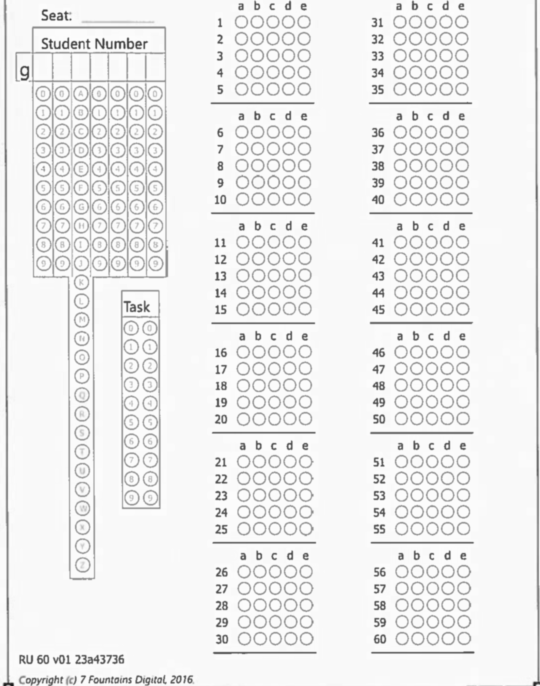
#> input picture ConvertedPages/MCQ20161.png, 1080 x 1372 px, found by its file name (shown at 1/2 size)
$ python -i Main.py   (imports and definitions only)
#> lines starting #> are read from the running program, lines starting #| are printed output that depends on the picture; after the words box and inside, x2 and y2 are one past the last pixel; in counts of white or black regions, pixels touching at a corner belong together
from pdf2image import convert_from_path
import os
from os import listdir
from os.path import isfile, join
import cv2
import numpy as np
import matplotlib.pyplot as plt
import imutils
from random import randint
import pandas as pd

#@dev reads in a pdf file and converts all pages into ppm files
#@param pdfFile name of pdf file
#@param outputname name of the output file/s
#@param directory directory to which the converted pdf pages are to be stored
# [137 lines left out: functions convertPdfToImages, filterFolder, rotate_image, rotate, findGreaterThan, getCorners and 1 more, not called in this run]
def createBlankImage(width,height):
    return np.zeros((height,width,3), np.uint8)
# [167 lines left out: functions rotateFiles, getInnerRec, removeExtraWhiteSpaceTop, getCircles, getAnswersForStrip, writeToFile, not called in this run]
def getstudentNumberStrips(file):
#> called with file = 'ConvertedPages/MCQ20161.png'
        file=join("ConvertedPages",file)
        img=cv2.imread(file,0)
#> img is the input picture: shape (1372, 1080); min 25, max 253, mean 237.3
        template = cv2.imread(join("templates",'g.png'),0)
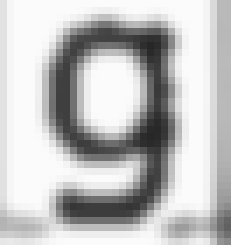
#> input picture templates/g.png, 33 x 35 px (shown 7 times larger)
#> template is the input picture: shape (35, 33); min 39, max 251, mean 192
        w, h = template.shape[::-1]
#> w = 33; h = 35
        #print(w,h)
        res = cv2.matchTemplate(img,template,cv2.TM_CCOEFF_NORMED)
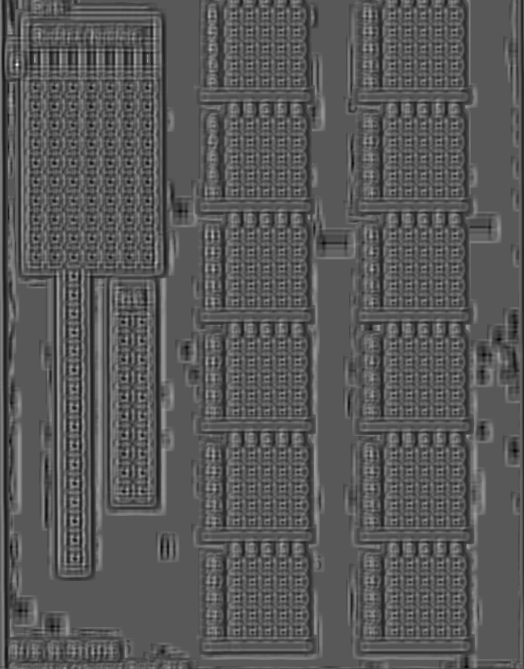
#> res: shape (1338, 1048) float32 (shown at 1/2 size); min -0.509, max 0.957, mean 0.00237; drawn with min black and max white
        threshold = 0.8
        loc = np.where( res >= threshold)
#> loc = ([128, 128, 129, 129, 130, 130], [33, 34, 33, 34, 33, 34])
        y=[]
        x=[]
        for pt in zip(*loc[::-1]):
            cv2.rectangle(img, pt, (pt[0] + w, pt[1] + h), (0,0,255), 2)
            y.append(pt[1] + h)
            x.append(pt[0]+w)
#> this loop made 6 passes
#> pt on passes 1 to 6: (33, 128), (34, 128), (33, 129), (34, 129), (33, 130), (34, 130)
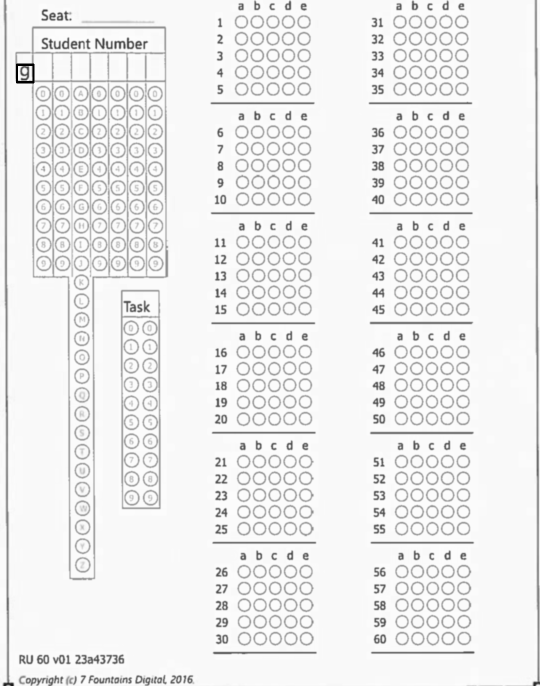
#> img: shape (1372, 1080) (shown at 1/2 size); 0.04% of pixels changed, all inside (x1, y1, x2, y2) = (32, 127, 69, 167)
#> after the loop, x = [66, 67, 66, 67, 66, 67]; y = [163, 163, 164, 164, 165, 165]
        h,w=img.shape
#> h = 1372; w = 1080
        minY=max(sorted(set(y)))
#> minY = 165
        minX=min(sorted(set(x)))
#> minX = 66
        maxX=int(w*.30)
#> maxX = 324
        maxY=int(h*.87)
#> maxY = 1193
        ##print("minX",minX,"maxY",maxY,"maxX",maxX,x,y,w,h)
        img=img[minY:maxY,minX:maxX]
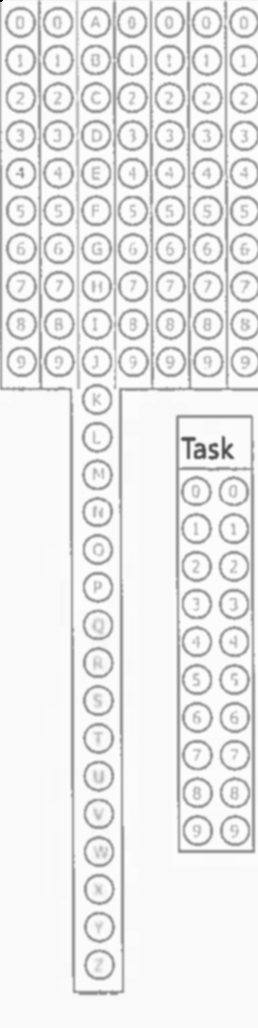
#> img: shape (1028, 258); min 0, max 253, mean 233.2
       # cv2.imwrite("matchedG.png",img)
        #student number part end
        #get student number parts
        h,w=img.shape
#> h = 1028; w = 258
        sizeX=38
        part1 = img[0:int(h*.38),0:sizeX]
        #cv2.imwrite("part1.png",part1)
        part2 = img[0:int(h*.38),sizeX:sizeX*2]
        #cv2.imwrite("part2.png",part2)
        part3 = img[0:h,sizeX*2:sizeX*3]
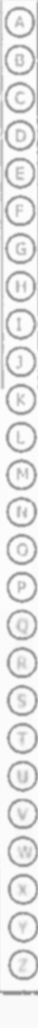
#> part3: shape (1028, 38); min 142, max 253, mean 228.6
        #cv2.imwrite("part3.png",part3)
        part4 = img[0:int(h*.38),sizeX*3:sizeX*4]
        #cv2.imwrite("part4.png",part4)
        part5 = img[0:int(h*.38),sizeX*4:sizeX*5]
        #cv2.imwrite("part5.png",part5)
        part6 = img[0:int(h*.38),sizeX*5:sizeX*6]
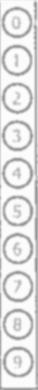
#> part6: shape (390, 38); min 149, max 252, mean 223.6
        #cv2.imwrite("part6.png",part6)
        part7 = img[0:int(h*.38),sizeX*6:sizeX*7]
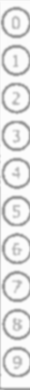
#> part7: shape (390, 30); min 151, max 253, mean 227.1
        #cv2.imwrite("part7.png",part7)
        #get student number parts end
        return [part1,part2,part3,part4,part5,part6,part7]
def getCirclesFromStrip(part):
    h,w=part.shape
    sizeY=37
    h,w=part.shape
    sizeY=37
    circleArr=[part[0:sizeY,0:w],part[sizeY:sizeY*2,0:w]]
    for i in range(3,11):
        circleArr.append(part[sizeY*(i-1):sizeY*i,0:w])
    return circleArr
def getCirclesFromStripCharacter(part):
    h,w=part.shape
    sizeY=37
    index=3
    circleArr=[part[0:sizeY,0:w],part[sizeY:sizeY*2,0:w]]
    #cv2.imwrite("charcter1.png",part[0:sizeY,0:w])
    #cv2.imwrite("charcter2.png",part[sizeY:sizeY*2,0:w])
    for i in range(3,27):
        #cv2.imwrite("character"+str(index)+".png",part[sizeY*(i-1)+12:(sizeY*i)+5,0:w])
        circleArr.append(part[sizeY*(i-1)+12:(sizeY*i)+5,0:w])
        index+=1
    return circleArr
def processCircle(cirlces):
    index=0
    if len(cirlces)<11:
        for circle in cirlces:
                ret,thresh=cv2.threshold(circle,150,255,cv2.THRESH_OTSU+cv2.THRESH_BINARY)
                closing=cv2.morphologyEx(thresh,cv2.MORPH_CLOSE,(6,6),iterations=5)
                inverted=cv2.bitwise_not(closing)
                nonBlack=cv2.findNonZero(inverted)
                ##print(len(nonBlack),"lenNonBlack <10")
                #cv2.imwrite("CurrentCircle.png",circle)
                if len(nonBlack)>500:
                     break
                index+=1
    else:
        alphs=["A","B","C","D","E","F","G","H","I","J","K","L","M","N","O","P","Q","R","S","T","U","V","W","X","Y","Z"]
        for circle in cirlces:
            ret,thresh=cv2.threshold(circle,150,255,cv2.THRESH_OTSU+cv2.THRESH_BINARY)
            closing=cv2.morphologyEx(thresh,cv2.MORPH_CLOSE,(6,6),iterations=5)
            inverted=cv2.bitwise_not(closing)
            nonBlack=cv2.findNonZero(inverted)
            ##print(len(nonBlack),"lenNonBlack")
            if len(nonBlack)>500:
                index=alphs[index]
                break
            index+=1
    if index ==10:
        index="?"
    if index ==26:
        index="?"
    return index
# [130 lines left out: functions getlessThan, get12PartsforSheet, getSegmnantAnswerStrips, not called in this run]
def getStudentNumber(file):
    studentNoStrips=getstudentNumberStrips(file)
#> studentNoStrips = 7 items
    count=1
    stdNo=""
    for strip in studentNoStrips:
        circles=[]
        if count != 3:
            circles=getCirclesFromStrip(strip)
            val=processCircle(circles)
            stdNo+=str(val)
        else:
                cirlcesArr=getCirclesFromStripCharacter(strip)
                val=processCircle(cirlcesArr)
                stdNo+=str(val)
        count+=1
#> this loop made 7 passes
#> stdNo on passes 1 to 7: '?', '??', '???', '????', '?????', '??????', '???????'
#> after the loop, count = 8
    return stdNo
# [135 lines left out: functions markSheets, getTotal, analytics, main, not called in this run]


# [1 line not run here, left out]

>>> result = getStudentNumber('ConvertedPages/MCQ20161.png')
#> result = '???????'
